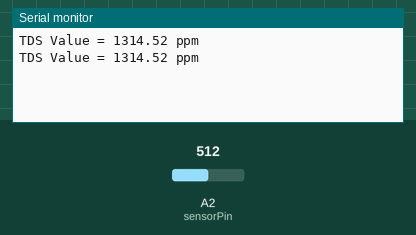
This sketch was run on a simulated Arduino Uno, built with avr-gcc and run on an emulated ATmega328P. Shown: the last lines printed to the serial monitor. The test bench sets the inputs (shaded band); at power-on: A2 (sensorPin) = 512.

Above: at 1.8 s.
1.9 s: A2 (sensorPin) set to 716
At 2.8 s:
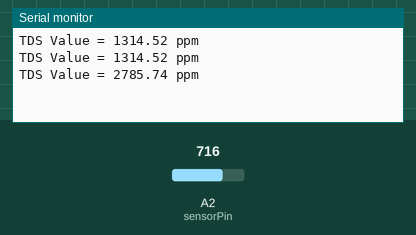
3.4 s: A2 (sensorPin) set to 900
At 4.6 s:
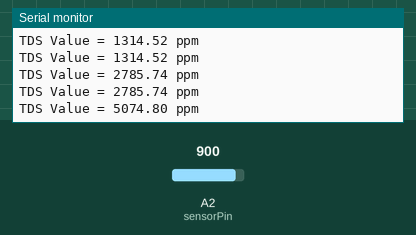
Timing chart, 0 to 6.4 s (numbered marks = the images above; inputs shaded):
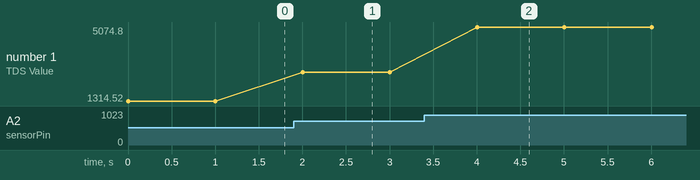

The sketch:

tds_.ino
```cpp
#define SERIAL Serial
#define sensorPin A2

int sensorValue = 0;
float tdsValue = 0;
float Voltage = 0;

void setup() {
    SERIAL.begin(9600);
}
void loop() {
    sensorValue = analogRead(sensorPin);
    Voltage = sensorValue*5/1024.0; //Convert analog reading to Voltage
    tdsValue=(133.42*Voltage*Voltage*Voltage - 255.86*Voltage*Voltage + 857.39*Voltage)*0.5; //Convert voltage value to TDS value
    SERIAL.print("TDS Value = ");
    SERIAL.print(tdsValue);
    SERIAL.println(" ppm");
    delay(1000);
}
```

Measured:
- after the input at 1.9 s, the serial monitor: prints a new line after 0.10 s (image 1)
- after the input at 3.4 s, the serial monitor: prints a new line after 0.60 s (image 2)
- plotted number 1: 1314.52 → 2785.74 after the input at 1.9 s, 2785.74 → 5074.8 after the input at 3.4 s
